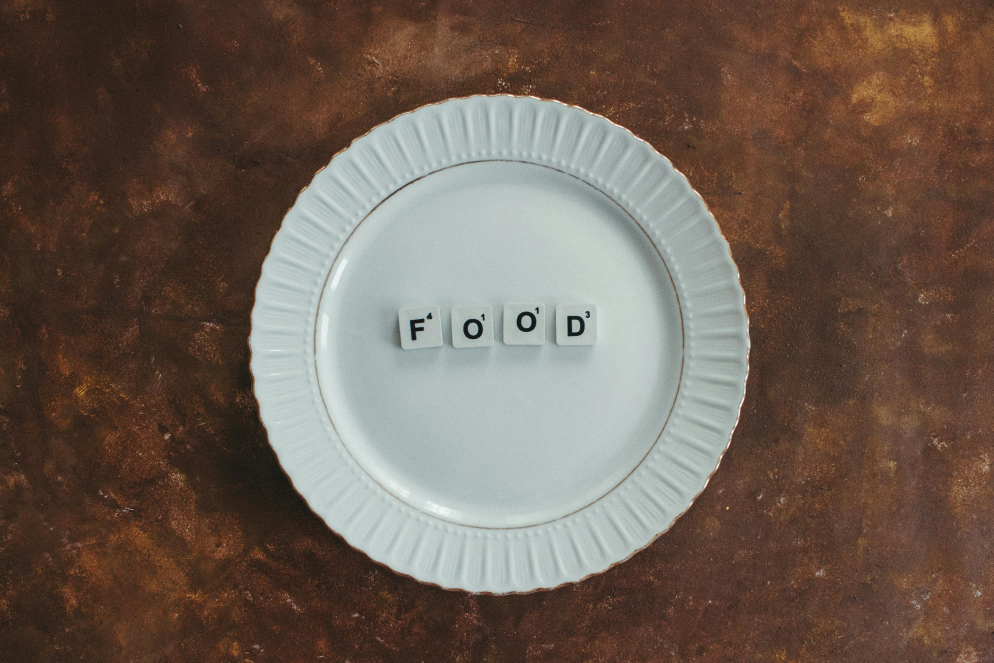
#> input picture backend/src/utils/raw_images/default-food-image.jpg, 4969 x 3313 px (shown at 1/5 size); its folder holds only this picture in this run
$ python image_compressor.py
#> lines starting #> are read from the running program, lines starting #| are printed output that depends on the picture
# compress_images.py
import os
import sys
from pathlib import Path
from PIL import Image

INPUT_DIR = os.path.join(os.path.dirname(os.path.abspath(__file__)), "raw_images")
OUTPUT_DIR = os.path.join(os.path.dirname(os.path.abspath(__file__)), "compressed_images")

MAX_WIDTH = 800
QUALITY = 82
FORMAT = "WEBP"

os.makedirs(OUTPUT_DIR, exist_ok=True)

for filename in os.listdir(INPUT_DIR):
    if not filename.lower().endswith(('.jpg', '.jpeg', '.png', '.webp')):
        continue

    img = Image.open(os.path.join(INPUT_DIR, filename))
#> img is the input picture: PIL image 4969x3313 RGB; mean R, G, B 110.4, 94.6, 83.4

    # Convert RGBA → RGB (nếu PNG có transparency)
    if img.mode == "RGBA":
        img = img.convert("RGB")

    # Resize giữ tỉ lệ
    if img.width > MAX_WIDTH:
        ratio = MAX_WIDTH / img.width
#> ratio = 0.161
        new_size = (MAX_WIDTH, int(img.height * ratio))
#> new_size = (800, 533)
        img = img.resize(new_size, Image.LANCZOS)
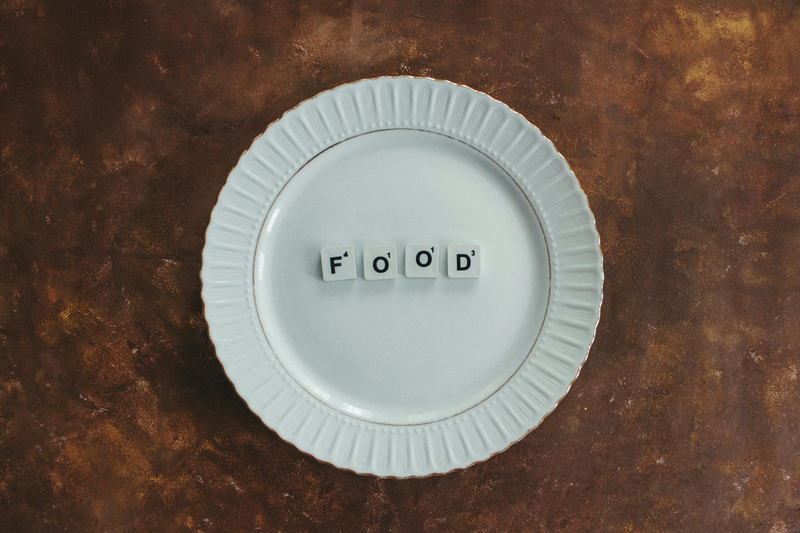
#> img: PIL image 800x533 RGB; mean R, G, B 110.4, 94.6, 83.4

    output_name = os.path.splitext(filename)[0] + ".webp"
    output_path = os.path.join(OUTPUT_DIR, output_name)
    img.save(output_path, FORMAT, quality=QUALITY)

    original_size = os.path.getsize(os.path.join(INPUT_DIR, filename))
    new_size = os.path.getsize(output_path)
    reduction = (1 - new_size / original_size) * 100

    print(f"{filename} → {output_name} | {original_size//1024}KB → {new_size//1024}KB ({reduction:.0f}% reduction)")

print(f"\nDone! Output: {OUTPUT_DIR}/")
